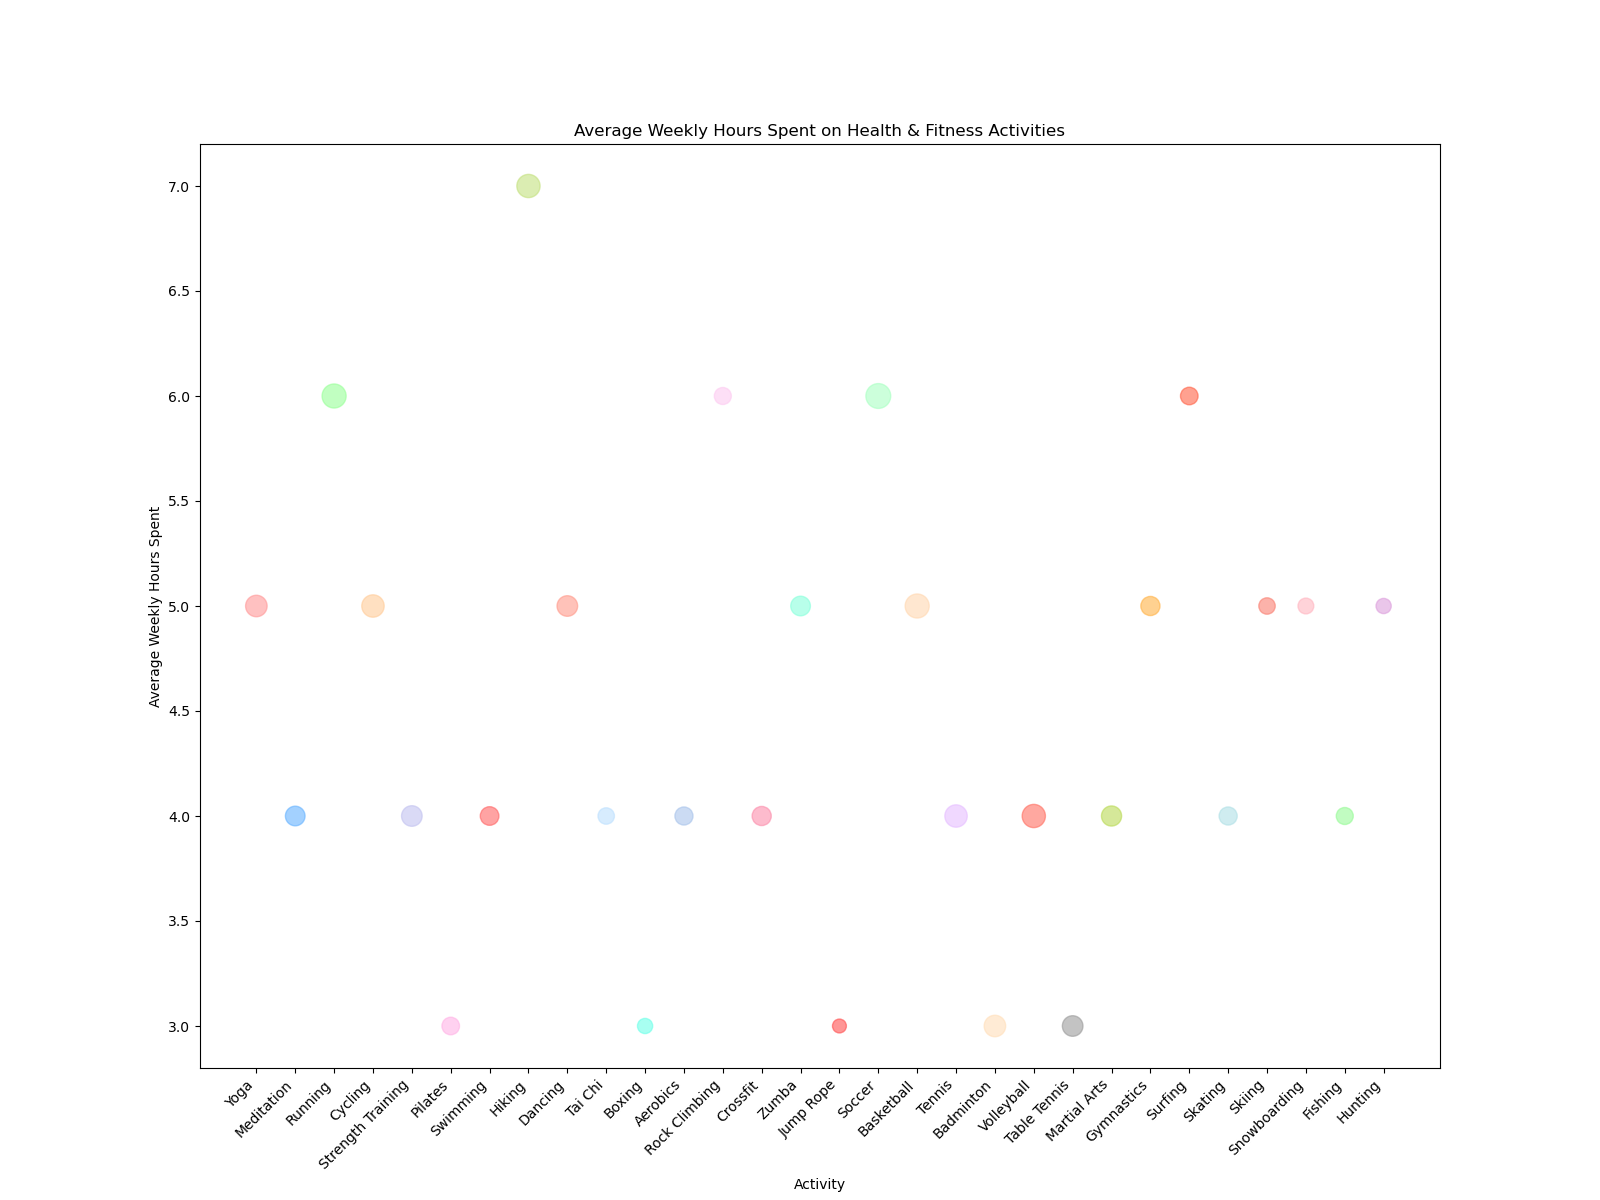

Write Python code to recreate this figure.
import matplotlib.pyplot as plt

# Data
categories = ['Yoga', 'Meditation', 'Running', 'Cycling', 'Strength Training', 'Pilates', 'Swimming', 'Hiking', 'Dancing', 'Tai Chi', 'Boxing', 'Aerobics', 'Rock Climbing', 'Crossfit', 'Zumba', 'Jump Rope', 'Soccer', 'Basketball', 'Tennis', 'Badminton', 'Volleyball', 'Table Tennis', 'Martial Arts', 'Gymnastics', 'Surfing', 'Skating', 'Skiing', 'Snowboarding', 'Fishing', 'Hunting']
average_hours = [5, 4, 6, 5, 4, 3, 4, 7, 5, 4, 3, 4, 6, 4, 5, 3, 6, 5, 4, 3, 4, 3, 4, 5, 6, 4, 5, 5, 4, 5]
participants = [12000, 10000, 15000, 13000, 11000, 8000, 9000, 14000, 11000, 7000, 6000, 8500, 7500, 9500, 10000, 5000, 16000, 15000, 13000, 12000, 14000, 11000, 10500, 9500, 8000, 8500, 7000, 6500, 7500, 6000]

# Colors
colors = ['#ff9999', '#66b3ff', '#99ff99', '#ffcc99', '#c2c2f0', '#ffb3e6', '#ff6666', '#c4e17f', '#ff9a8b', '#bde0fe', '#6fffe9', '#a9c4eb', '#fdcbf1', '#fc8eac', '#89ffdc', '#ff5050', '#aaffc3', '#ffd8b1', '#e6beff', '#ffdfba', '#ff6f61', '#9b9b9b', '#bada55', '#ffb347', '#ff6347', '#b0e0e6', '#fa8072', '#ffb6c1', '#98fb98', '#dda0dd']

# Set the figure size
plt.figure(figsize=(16, 12))

# Scatter plot with bubble sizes
bubble_sizes = [p / 50 for p in participants]  # Scaling the number of participants for bubble size
plt.scatter(categories, average_hours, s=bubble_sizes, c=colors, alpha=0.6)

# Labels and title
plt.xlabel('Activity')
plt.ylabel('Average Weekly Hours Spent')
plt.title('Average Weekly Hours Spent on Health & Fitness Activities')

# Rotate category labels for better readability
plt.xticks(rotation=45, ha='right')

# Show plot
plt.show()
